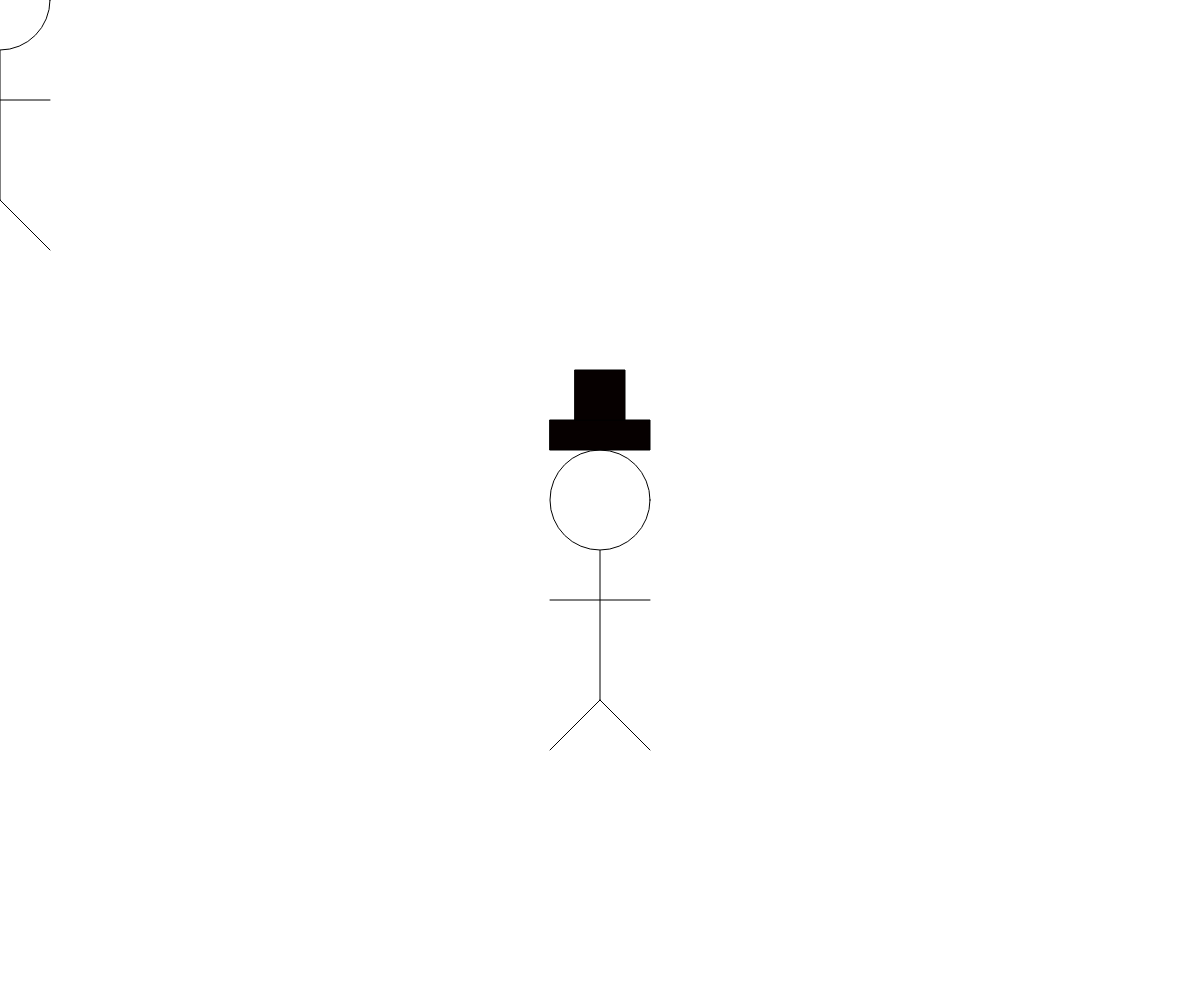
Frame 1 (no input)
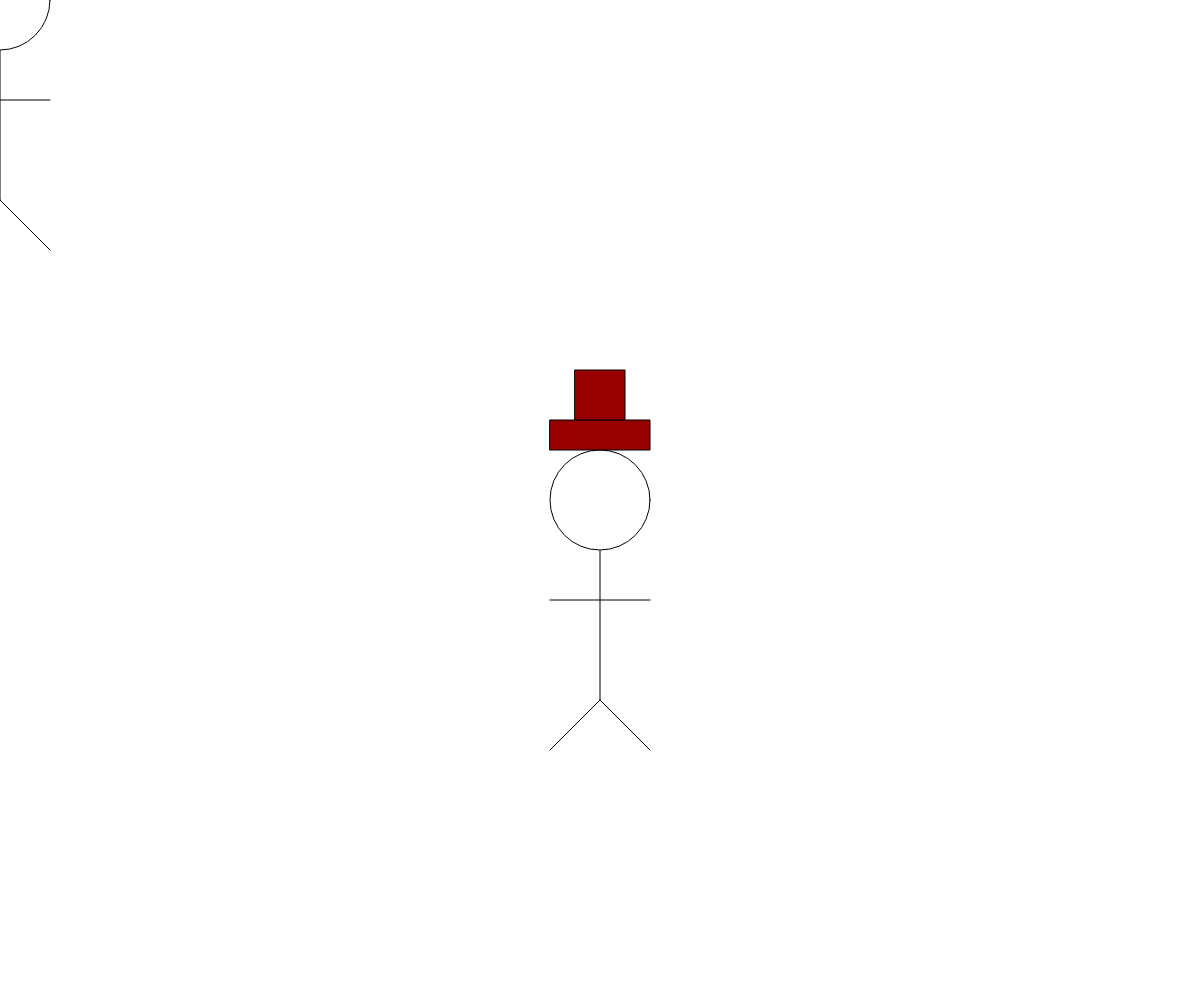
Frame 60 (no input)
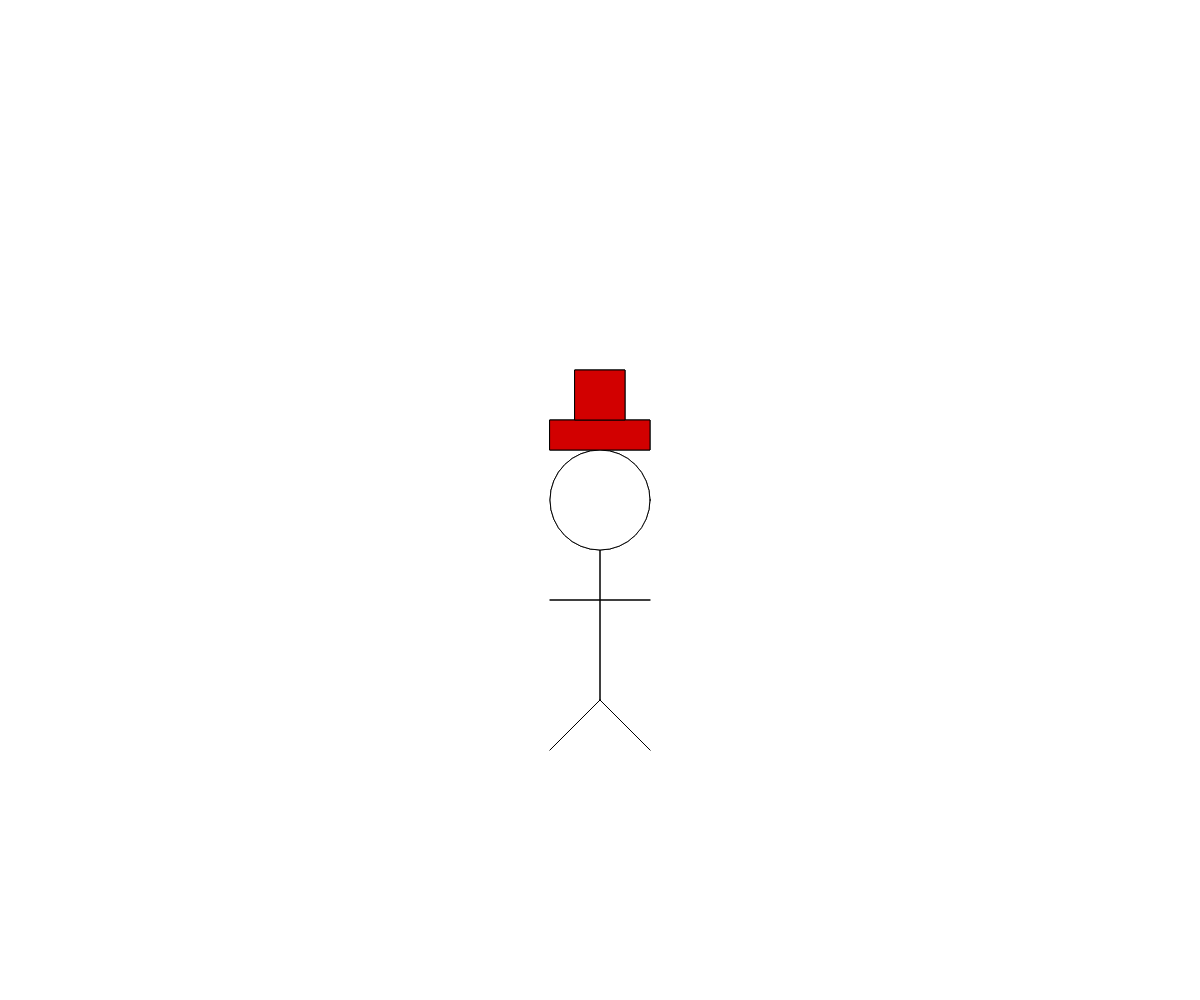
Frame 120 (the mouse pressed at the canvas centre since frame 60)

The p5.js sketch that drew these frames (run headless with seeded random() and noise() and a simulated clock; from frame 60 on, the mouse is pressed at the canvas centre):

// p5.js sketch
// ── sketch.js
// global variables
let x, y;
let isMovingUp, isMovingDown, isMovingLeft, isMovingRight;
let redAmount, redSpeed;

function setup() {
  createCanvas(windowWidth, windowHeight);
  x = width / 2;
  y = height / 2;
  isMovingUp = false;
  isMovingDown = false;
  isMovingLeft = false;
  isMovingRight = false;
  redAmount = 0;
  redSpeed = 3;
}

function draw() {
  background(255);

  moveStickman();

  drawStickman(mouseX, mouseY);
  drawStickman(x, y);
}

function keyPressed() {
  if (key === "w" || key === "W") {
    isMovingUp = true;
  }
  else if (key === "s" || key === "S") {
    isMovingDown = true;
  }
  if (key === "a" || key === "A") {
    isMovingLeft = true;
  }
  else if (key === "d" || key === "D") {
    isMovingRight = true;
  }
}

function keyReleased() {
  if (key === "w" || key === "W") {
    isMovingUp = false;
  }
  else if (key === "S" || key === "S") {
    isMovingDown = false;
  }
  if (key === "a" || key === "A") {
    isMovingLeft = false;
  }
  else if (key === "d" || key === "D") {
    isMovingRight = false;
  }
}

function moveStickman() {
  if (isMovingUp) {
    y = y - 10;
  }
  if (isMovingDown) {
    y = y + 10;
  }
  if (isMovingLeft) {
    x -= 10;
  }
  if (isMovingRight) {
    x += 10;
  }
}

function drawStickman(x, y) {
  // constrain to left side of screen
  x = constrain(x, 0, width / 2);

  //body
  line(x, y, x, y + 200);

  // head of the stickman
  fill(255, 255, 255);
  ellipse(x, y, 100, 100);

  // hat
  redAmount += redSpeed;

  if (redAmount === 255 || redAmount === 0) {
    redSpeed *= -1;
  }

  fill(redAmount, 0, 0);
  rect(x - 50, y - 80, 100, 30);
  rect(x - 25, y - 130, 50, 50);

  // arms
  line(x - 50, y + 100, x + 50, y + 100);

  // legs
  line(x, y + 200, x - 50, y + 250);
  line(x, y + 200, x + 50, y + 250);
}
